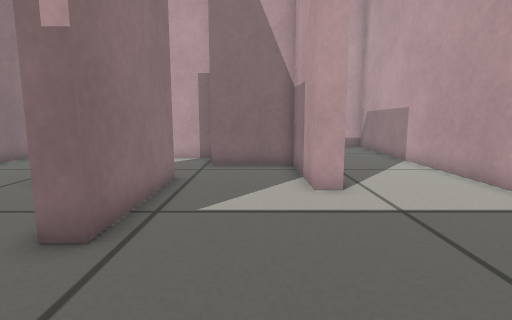
View 1 (above)

16 first-person views from a walk through a robot-simulator world made for Gazebo. The camera is 0.38 m above the floor, tilts 8° down and sees 80° across. The floor is counted in squares, 0.2 m on a side. Each view is taken from the middle of a square. On the plan, view 1 faces up. The plan holds only what a view shows up to about 17 squares ahead; the rest is blank.

View 2
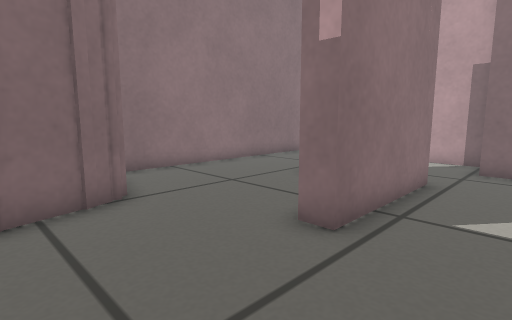

View 3
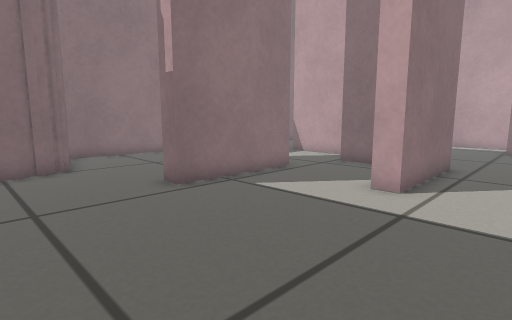

View 4
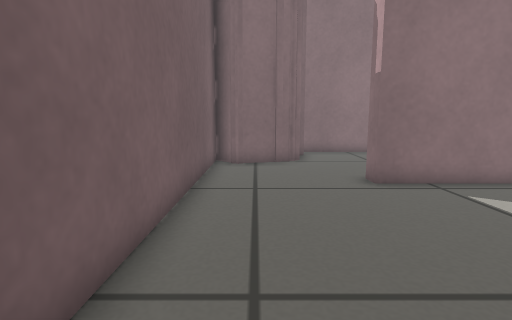

View 5
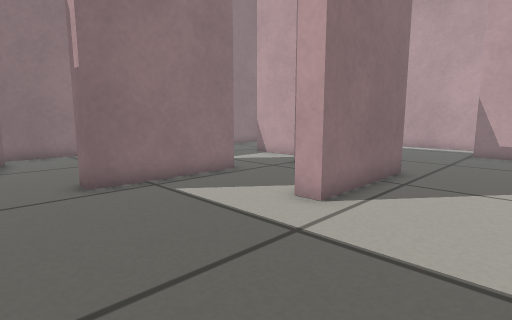

View 6
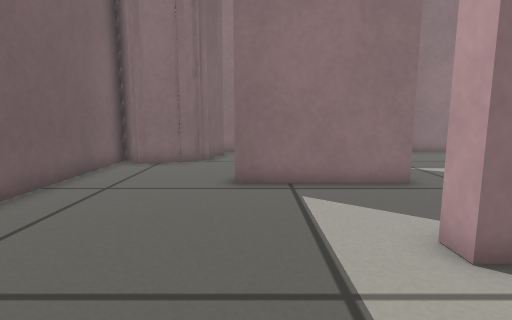

View 7
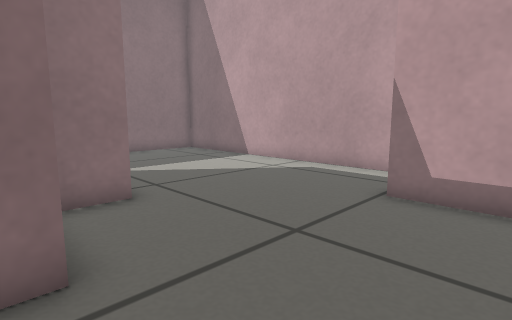

View 8
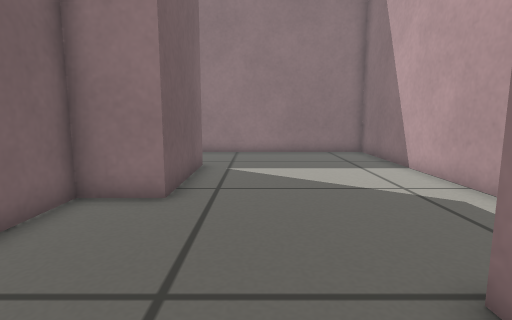

View 9
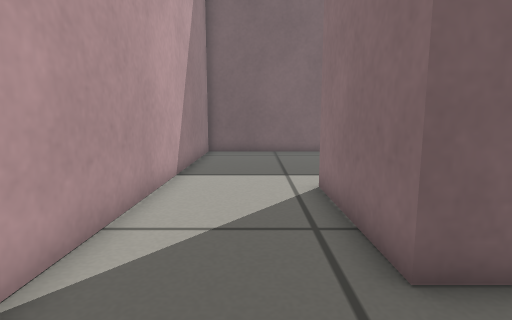

View 10
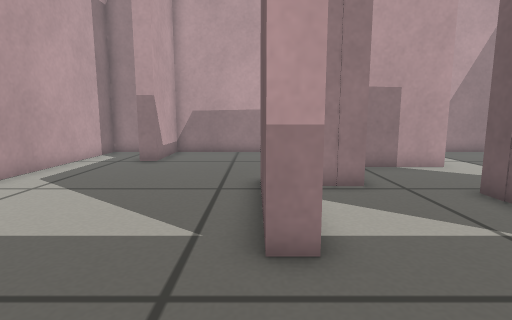

View 11
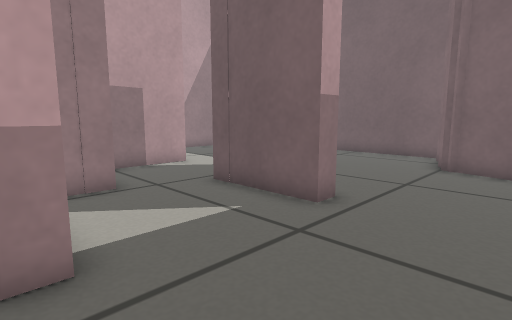

View 12
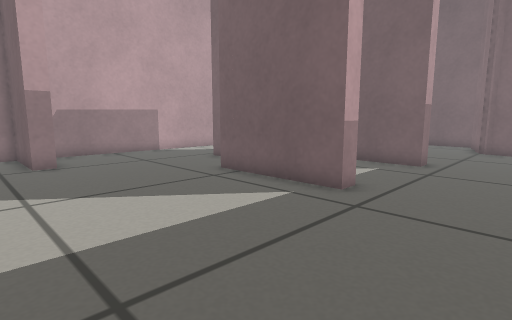

View 13
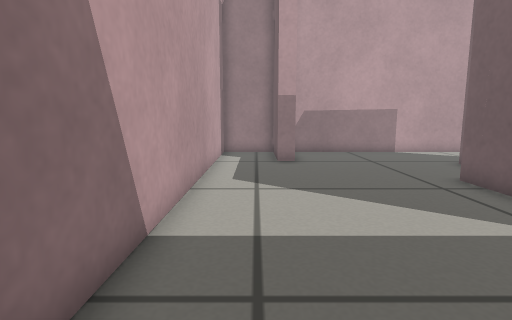

View 14
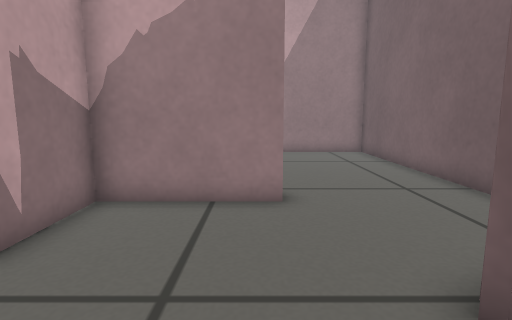

View 15
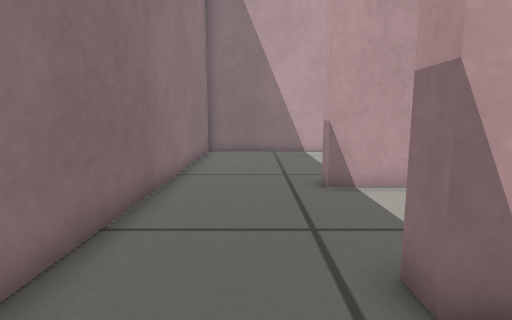

View 16
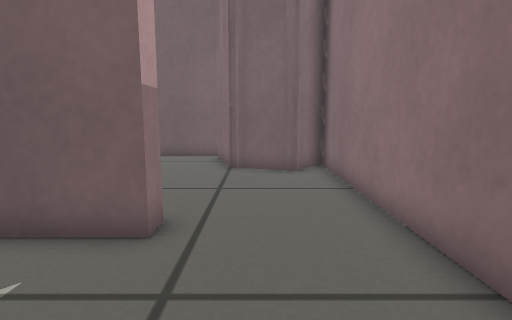

### Floor plan
Ten units are one square. View 1 is at (0, 0); x grows to the right and y downward. Boxes are objects, and circles mark ways between rooms. Rooms are numbered by the first view taken in them; rooms with no view inside come last. Other rooms are left out.
<svg viewBox="-111 -233 182 245">
<path fill="none" stroke="#000" d="M-25 -44 -33 -44 -33 -86 -63 -86 -63 -94 -25 -94 -25 -44M15 -78 15 -120 -18 -120 -18 -133M-74 -30 -67 -17M-20 -141 -61 -141M-73 7 66 7 66 -66M-106 -134 -106 -20 -93 -33 -71 -27 -63 0M-61 -141 -61 -149 -10 -149 -10 -128 22 -128 23 -78 15 -78M66 -66 66 -193 31 -193 31 -201 66 -201 66 -228 -106 -228 -106 -134"/>
<circle cx="-85" cy="-145" r="3" fill="#2a7"/>
<circle cx="40" cy="-70" r="3" fill="#2a7"/>
<text x="-20" y="-60">1</text>
<text x="-10" y="-170">2</text>
</svg>
Room 1 opens to room 2.

Where each view was taken, in squares from view 1:
view 1: 0 up, 0 right, facing up
view 2: 0 up, 0 right, facing up-left
view 3: 0 up, 5 right, facing up-left
view 4: 1 up, 6 right, facing left
view 5: 2 up, 6 right, facing up-left
view 6: 5 up, 6 right, facing left
view 7: 12 up, 6 right, facing up-left
view 8: 17 up, 6 right, facing left
view 9: 16 up, 4 right, facing down
view 10: 15 up, 10 left, facing right
view 11: 15 up, 10 left, facing down-right
view 12: 22 up, 10 left, facing down-right
view 13: 21 up, 10 left, facing right
view 14: 5 up, 10 left, facing right
view 15: 6 up, 8 left, facing up
view 16: 14 up, 8 left, facing down
